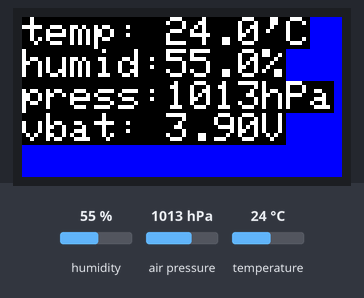
Simulated run of this sketch. Board: ESP32. On the bench: 160×80 colour display. The inputs (shaded band) are chosen by the test bench; at power-on: humidity 55 %, air pressure 1013 hPa, temperature 24 °C.

Above: at 1.3 s.
1.4 s: humidity set to 22 %
At 10.7 s:
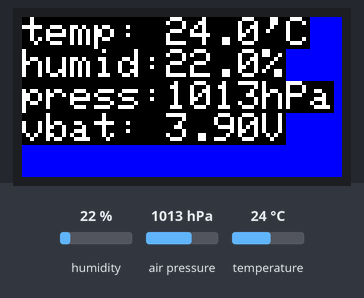
11.7 s: air pressure set to 952 hPa
At 21.5 s:
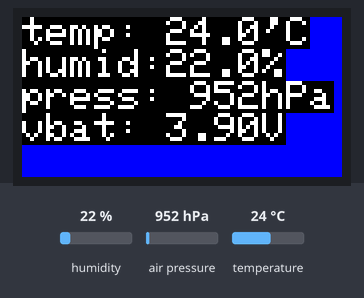
21.8 s: temperature set to 12 °C
At 31.5 s:
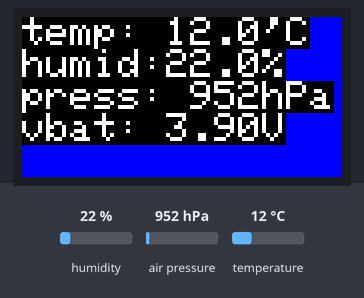
31.9 s: humidity set to 40 %
At 41.3 s:
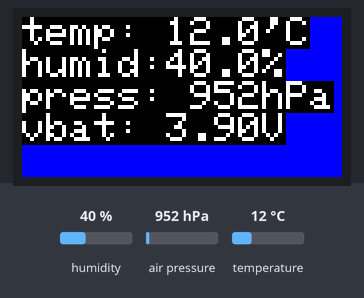
Timing chart, 0 to 42.8 s (numbered marks = the images above; inputs shaded):
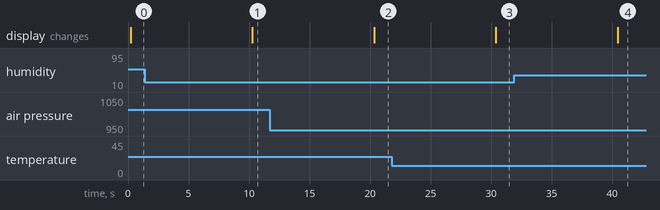

The sketch:

m5stack-env2.ino
```cpp
#include <M5StickC.h>  // ----A
#include <Wire.h>
#include <Adafruit_BMP280.h>
#include <Adafruit_SHT31.h>

Adafruit_SHT31 sht3x;
Adafruit_BMP280 bme;

void setup() {
  M5.begin();
  M5.Axp.ScreenBreath(10);    // 画面の輝度を少し下げる ----B
  M5.Lcd.setRotation(3);      // 左を上にする         ----C
  M5.Lcd.setTextSize(2);      // 文字サイズを2にする
  M5.Lcd.fillScreen(BLUE);   // 背景を黒にする

  Wire.begin();
  while (!bme.begin(0x76)) {
    Serial.println("BMP280 init fail");
  }
  while (!sht3x.begin(0x44)) {
    Serial.println("SHT3x init fail");
  }
}

void loop() {
  float tmp = sht3x.readTemperature();
  float hum = sht3x.readHumidity();
  float pressure = bme.readPressure();
  double vbat = M5.Axp.GetVbatData() * 1.1 / 1000;  // バッテリー電圧を取得 ----D

  M5.Lcd.setCursor(0, 0, 1);
  M5.Lcd.printf("temp: %4.1f'C\r\n", tmp);
  M5.Lcd.printf("humid:%4.1f%%\r\n", hum);
  M5.Lcd.printf("press:%4.0fhPa\r\n", pressure / 100);
  M5.Lcd.printf("vbat: %4.2fV\r\n", vbat);
  delay(10 * 1000);
}
```

Measured:
- after the input at 1.4 s, the display: changes after 8.9 s (image 1)
- after the input at 11.7 s, the display: changes after 8.6 s (image 2)
- after the input at 21.8 s, the display: changes after 8.6 s (image 3)
- after the input at 31.9 s, the display: changes after 8.6 s (image 4)
